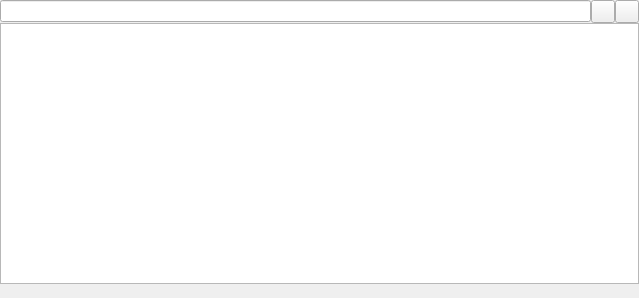
<?xml version="1.0" encoding="UTF-8"?>
<ui version="4.0">
 <author>Massimiliano Torromeo</author>
 <class>DlgFuzzyOpen</class>
 <widget class="QWidget" name="DlgFuzzyOpen">
  <property name="geometry">
   <rect>
    <x>0</x>
    <y>0</y>
    <width>639</width>
    <height>298</height>
   </rect>
  </property>
  <property name="windowTitle">
   <string>Fuzzy Open</string>
  </property>
  <layout class="QVBoxLayout" name="verticalLayout">
   <property name="spacing">
    <number>0</number>
   </property>
   <property name="margin">
    <number>0</number>
   </property>
   <item>
    <layout class="QGridLayout" name="gridLayout">
     <property name="spacing">
      <number>0</number>
     </property>
     <item row="0" column="0">
      <widget class="QEventLineEdit" name="txtFilter"/>
     </item>
     <item row="0" column="2">
      <widget class="QToolButton" name="btnSettings">
       <property name="toolTip">
        <string>Settings</string>
       </property>
       <property name="text">
        <string/>
       </property>
      </widget>
     </item>
     <item row="1" column="0" colspan="3">
      <widget class="QListWidget" name="listUrl"/>
     </item>
     <item row="0" column="1">
      <widget class="QToolButton" name="btnRefresh">
       <property name="shortcut">
        <string>F5</string>
       </property>
      </widget>
     </item>
    </layout>
   </item>
   <item>
    <widget class="QLabel" name="lblProgress">
     <property name="text">
      <string/>
     </property>
     <property name="margin">
      <number>1</number>
     </property>
     <property name="indent">
      <number>2</number>
     </property>
    </widget>
   </item>
  </layout>
 </widget>
 <customwidgets>
  <customwidget>
   <class>QEventLineEdit</class>
   <extends>QLineEdit</extends>
   <header>qeventlineedit</header>
  </customwidget>
 </customwidgets>
 <tabstops>
  <tabstop>txtFilter</tabstop>
  <tabstop>listUrl</tabstop>
  <tabstop>btnRefresh</tabstop>
  <tabstop>btnSettings</tabstop>
 </tabstops>
 <resources/>
 <connections/>
</ui>
